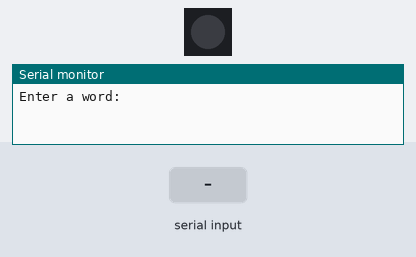
This program was run on a simulated ESP32-C6. Shown: 1 RGB LEDs in strip order, left to right, the last lines printed to the serial monitor. The inputs (shaded band) are chosen by the test bench. Dim RGB values are drawn brighter than linear.

Above: at 1.2 s.
1.3 s: "a\n" received over Serial
At 2.1 s:
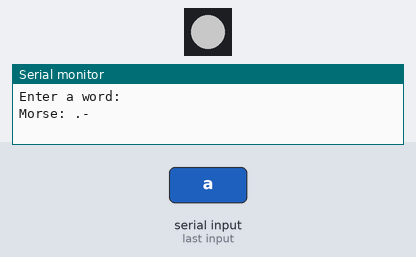
3.8 s: "b\n" received over Serial
At 6.3 s:
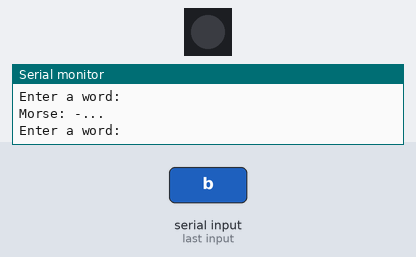
6.8 s: "c\n" received over Serial
At 7.2 s:
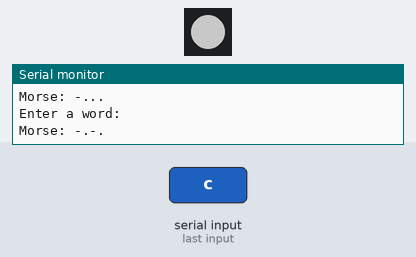
Timing chart, 0 to 10.5 s (numbered marks = the images above; inputs shaded):
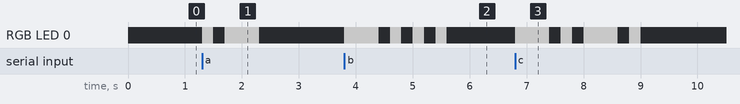

The program:

main.cpp
```cpp
#include <Arduino.h>
#include <Adafruit_NeoPixel.h>

#define LED_PIN 8
#define NUM_LEDS 1

Adafruit_NeoPixel led(NUM_LEDS, LED_PIN, NEO_GRB + NEO_KHZ800);

#define DOT_MS 200
#define DASH_MS 600
#define SYMBOL_GAP_MS 200
#define LETTER_GAP_MS 600
#define WORD_GAP_MS 1400

String input;

const char *morseFor(char value) {
  switch (tolower(value)) {
    case 'a': return ".-";
    case 'b': return "-...";
    case 'c': return "-.-.";
    case 'd': return "-..";
    case 'e': return ".";
    case 'f': return "..-.";
    case 'g': return "--.";
    case 'h': return "....";
    case 'i': return "..";
    case 'j': return ".---";
    case 'k': return "-.-";
    case 'l': return ".-..";
    case 'm': return "--";
    case 'n': return "-.";
    case 'o': return "---";
    case 'p': return ".--.";
    case 'q': return "--.-";
    case 'r': return ".-.";
    case 's': return "...";
    case 't': return "-";
    case 'u': return "..-";
    case 'v': return "...-";
    case 'w': return ".--";
    case 'x': return "-..-";
    case 'y': return "-.--";
    case 'z': return "--..";
    case '0': return "-----";
    case '1': return ".----";
    case '2': return "..---";
    case '3': return "...--";
    case '4': return "....-";
    case '5': return ".....";
    case '6': return "-....";
    case '7': return "--...";
    case '8': return "---..";
    case '9': return "----.";
    default: return nullptr;
  }
}

void ledOn() {
  led.setPixelColor(0, led.Color(255, 255, 255));
  led.show();
}

void ledOff() {
  led.setPixelColor(0, 0);
  led.show();
}

void dot() {
  ledOn();
  delay(DOT_MS);
  ledOff();
  delay(SYMBOL_GAP_MS);
}

void dash() {
  ledOn();
  delay(DASH_MS);
  ledOff();
  delay(SYMBOL_GAP_MS);
}

void letterGap() {
  delay(LETTER_GAP_MS - SYMBOL_GAP_MS);
}

void wordGap() {
  delay(WORD_GAP_MS - SYMBOL_GAP_MS);
}

void blinkMorse(const char *code) {
  for (int i = 0; code[i] != '\0'; i++) {
    if (code[i] == '.') {
      dot();
    } else {
      dash();
    }
  }
}

void translate(String text) {
  text.trim();

  if (text.length() == 0) {
    return;
  }

  Serial.print("Morse: ");

  for (int i = 0; i < text.length(); i++) {
    if (isspace(text[i])) {
      Serial.print("/ ");
      wordGap();
      continue;
    }

    const char *code = morseFor(text[i]);

    if (code == nullptr) {
      continue;
    }

    Serial.print(code);
    Serial.print(" ");
    blinkMorse(code);
    letterGap();
  }

  Serial.println();
  Serial.println("Enter a word:");
}

void setup() {
  led.begin();
  led.setBrightness(100);
  led.show();
  Serial.begin(115200);
  Serial.println("Enter a word:");
}

void loop() {
  while (Serial.available() > 0) {
    char value = Serial.read();

    if (value == '\n' || value == '\r') {
      translate(input);
      input = "";
      return;
    }

    if (input.length() < 64) {
      input += value;
    }
  }
}
```

Measured:
- after the input at 1.3 s, RGB LED 0: off → RGB(100, 100, 100) at once, → off 0.20 s later, → RGB(100, 100, 100) 0.20 s later, → off 0.60 s later
- after the input at 3.8 s, RGB LED 0: off → RGB(100, 100, 100) at once, then repeats every 0.40 s: off 0.20 s, RGB(100, 100, 100) 0.20 s, until it stays off from 5.6 s
- after the input at 6.8 s, RGB LED 0: off → RGB(100, 100, 100) at once, → off 0.60 s later, → RGB(100, 100, 100) 0.20 s later, → off 0.20 s later, … (8 changes in this stretch)
